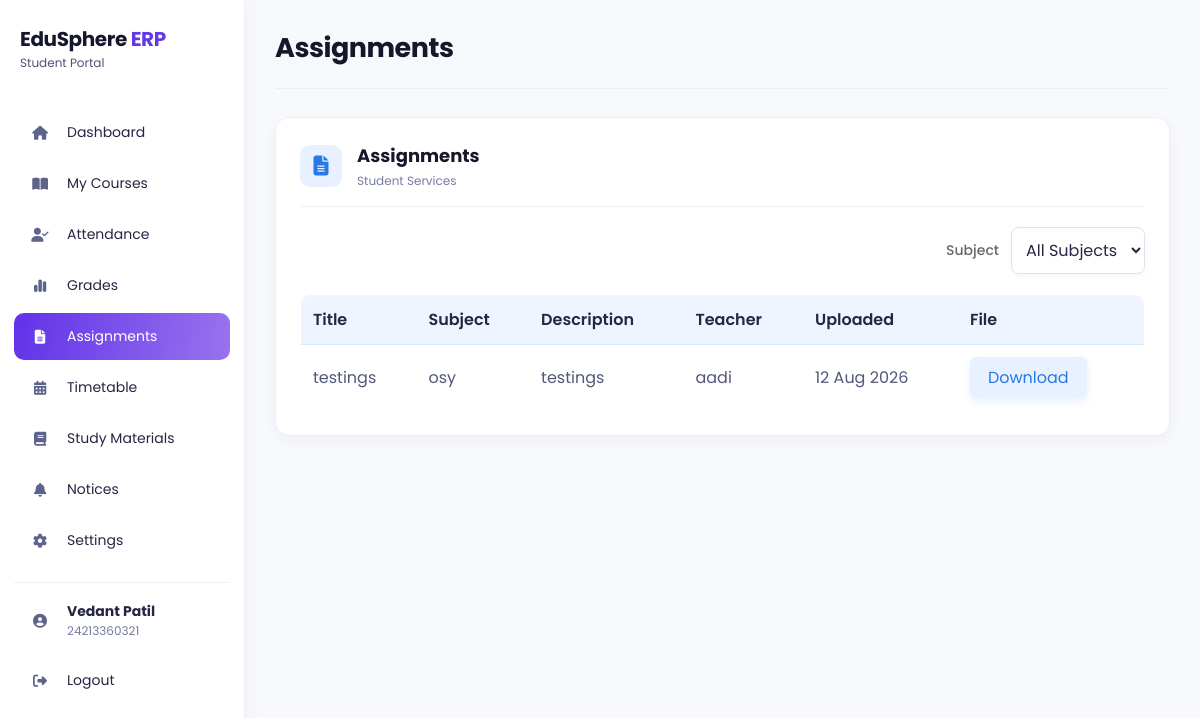
/student/assignments (signed in), run on the app's committed database.
### models/user.py (models this page shows, shortened)
class User(db.Model):
    __tablename__ = "users"
    id = db.Column(
        db.Integer,
        primary_key=True
    )
    full_name = db.Column(
        db.String(100),
        nullable=False
    )
    enrollment_no = db.Column(
        db.String(50),
        unique=True,
        nullable=True
    )
    employee_id = db.Column(
        db.String(50),
        unique=True,
        nullable=True
    )
    parent_id = db.Column(
        db.String(50),
        unique=True,
        nullable=True
    )
    admin_id = db.Column(
        db.String(50),
        unique=True,
        nullable=True
    )
    email = db.Column(
        db.String(120),
        unique=True,
        nullable=True
    )
    phone = db.Column(
        db.String(20),
        nullable=True
    )
    password = db.Column(
        db.String(200),
        nullable=False
    )
    role = db.Column(
        db.String(20),
        nullable=False
    )
    theme = db.Column(db.String(20), nullable=False, default="light", server_default="light")
    notifications_enabled = db.Column(db.Boolean, nullable=False, default=True, server_default="1")
    accent_color = db.Column(db.String(20), nullable=False, default="purple", server_default="purple")

### models/academic_material.py (models this page shows)
class AcademicMaterial(db.Model):
    __tablename__ = "academic_materials"
    id = db.Column(db.Integer, primary_key=True)
    teacher_user_id = db.Column(
        db.Integer,
        db.ForeignKey("users.id"),
        nullable=False,
        index=True,
    )
    material_type = db.Column(db.String(30), nullable=False, index=True)
    department = db.Column(db.String(50), nullable=False, index=True)
    subject = db.Column(db.String(100), nullable=True, index=True)
    title = db.Column(db.String(150), nullable=False)
    description = db.Column(db.Text, nullable=True)
    original_filename = db.Column(db.String(255), nullable=True)
    stored_filename = db.Column(db.String(255), nullable=True, unique=True)
    uploaded_at = db.Column(db.DateTime, default=datetime.utcnow, nullable=False)
    teacher = db.relationship("User", foreign_keys=[teacher_user_id])

### app.py (the view)
@app.route("/student/assignments")
def student_assignments():
    return render_student_section("assignments")

### app.py (called while the page is built)
def get_current_student_profile():
    if session.get("role") != "Student" or "user_id" not in session:
        return None, None
    user = db.session.get(User, session["user_id"])
    if not user or user.role != "Student":
        session.clear()
        return None, None
    student_profile = Student.query.filter_by(user_id=user.id).first()
    if not student_profile:
        student_profile = Student(user_id=user.id)
        db.session.add(student_profile)
        db.session.commit()
    return user, student_profile

def get_department_subjects(department):
    if not department:
        return []
    teacher_subjects = [
        subject
        for (subject,) in db.session.query(Teacher.subject).filter(
            Teacher.department == department,
            Teacher.subject.isnot(None),
            Teacher.subject != "",
        ).distinct().all()
    ]
    material_subjects = [
        subject
        for (subject,) in db.session.query(AcademicMaterial.subject).filter(
            AcademicMaterial.department == department,
            AcademicMaterial.subject.isnot(None),
            AcademicMaterial.subject != "",
        ).distinct().all()
    ]
    return sorted(set(teacher_subjects + material_subjects), key=str.casefold)

### templates/student_section.html (shortened to what this page needs)
<!DOCTYPE html>
<html lang="en">
<head>
    <link rel="stylesheet" href="{{ url_for('static', filename='css/student.css') }}">
    <link rel="stylesheet" href="{{ url_for('static', filename='css/palette.css') }}">
    <link rel="stylesheet" href="https://cdnjs.cloudflare.com/ajax/libs/font-awesome/6.6.0/css/all.min.css">
</head>
<body class="student-section-{{ active_page }} theme-{{ current_user.theme or 'light' }} accent-{{ current_user.accent_color or 'purple' }}">
<div class="sidebar">
    <div class="logo"><h2>EduSphere <span>ERP</span></h2><small>Student Portal</small></div>
    <ul>
        <li class="{% if active_page == 'dashboard' %}active{% endif %}" onclick="window.location.href='{{ url_for('student') }}'"><i class="fa-solid fa-house"></i><span>Dashboard</span></li>
        <li class="{% if active_page == 'library' %}active{% endif %}" onclick="window.location.href='{{ url_for('student_library') }}'"><i class="fa-solid fa-book-open"></i><span>My Courses</span></li>
        <li class="{% if active_page == 'attendance' %}active{% endif %}" onclick="window.location.href='{{ url_for('student_attendance') }}'"><i class="fa-solid fa-user-check"></i><span>Attendance</span></li>
        <li class="{% if active_page == 'results' %}active{% endif %}" onclick="window.location.href='{{ url_for('student_results') }}'"><i class="fa-solid fa-chart-simple"></i><span>Grades</span></li>
        <li class="{% if active_page == 'assignments' %}active{% endif %}" onclick="window.location.href='{{ url_for('student_assignments') }}'"><i class="fa-solid fa-file-lines"></i><span>Assignments</span></li>
        <li class="{% if active_page == 'timetable' %}active{% endif %}" onclick="window.location.href='{{ url_for('student_timetable') }}'"><i class="fa-solid fa-calendar-days"></i><span>Timetable</span></li>
        <li class="{% if active_page == 'materials' %}active{% endif %}" onclick="window.location.href='{{ url_for('student_materials') }}'"><i class="fa-solid fa-book"></i><span>Study Materials</span></li>
        <li class="{% if active_page == 'notices' %}active{% endif %}" onclick="window.location.href='{{ url_for('student_notices') }}'"><i class="fa-solid fa-bell"></i><span>Notices</span></li>
        <li class="{% if active_page == 'settings' %}active{% endif %}" onclick="window.location.href='{{ url_for('student_settings') }}'"><i class="fa-solid fa-gear"></i><span>Settings</span></li>
        <li class="sidebar-profile {% if active_page == 'profile' %}active{% endif %}" onclick="window.location.href='{{ url_for('student_profile') }}'">
            <i class="fa-solid fa-circle-user"></i>
            <div class="sidebar-profile-details"><strong>{{ current_user.full_name }}</strong><small>{{ current_user.enrollment_no or 'Enrollment unavailable' }}</small></div>
        </li>
        <li onclick="window.location.href='{{ url_for('logout') }}'"><i class="fa-solid fa-right-from-bracket"></i><span>Logout</span></li>
    </ul>
</div>
<main class="main">
    <div class="topbar"><h2>{% if active_page == 'library' %}My Courses{% elif active_page == 'results' %}Grades{% else %}{{ section_title }}{% endif %}</h2></div>
    <section class="profile-card">
        <div class="profile-heading">
            <i class="fa-solid {{ section_icon }}"></i>
            <div><h3>{% if active_page == 'library' %}My Courses{% elif active_page == 'results' %}Grades{% else %}{{ section_title }}{% endif %}</h3><p>Student Services</p></div>
        </div>
        {% if show_subject_filter %}
            <form class="subject-filter" method="GET" action="{{ url_for(section_endpoint) }}">
                <label for="subject">Subject</label>
                <select id="subject" name="subject" onchange="this.form.submit()">
                    <option value="">All Subjects</option>
                </select>
            </form>
        {% endif %}
        {% if academic_materials %}
            <table>
                <tr><th>Title</th><th>Subject</th><th>Description</th><th>Teacher</th><th>Uploaded</th><th>File</th></tr>
                {% for material in academic_materials %}
                    <tr>
                        <td>{{ material.title }}</td>
                        <td>{{ material.subject or 'Not set' }}</td>
                        <td>{{ material.description or 'No description' }}</td>
                        <td>{{ material.teacher.full_name }}</td>
                        <td>{{ material.uploaded_at.strftime('%d %b %Y') }}</td>
                        <td>{% if material.stored_filename %}<a class="secondary-button" href="{{ url_for('download_material', material_id=material.id) }}">Download</a>{% else %}No file{% endif %}</td>
                    </tr>
                {% endfor %}
            </table>
        {% else %}
            <div class="empty-state">
                <i class="fa-solid {{ section_icon }}"></i>
                <p>{{ empty_message }}</p>
            </div>
        {% endif %}
    </section>
</main>
</body>
</html>

### static/css/palette.css (style rules this page uses)
:root { --primary: #2563eb; --primary-dark: #1e3a8a; --accent: #6338e8; --surface: #ffffff; --page-background: #f4f7fc; --text: #17172b; --muted-text: #666666; }

### data on the page
User: full_name "Vedant Patil", enrollment_no "24213360321"
AcademicMaterial: title "testings", subject "osy", description "testings", teacher.full_name "aadi", uploaded_at "12 Aug 2026"

### other printed values
{{ section_title }} "Assignments"
